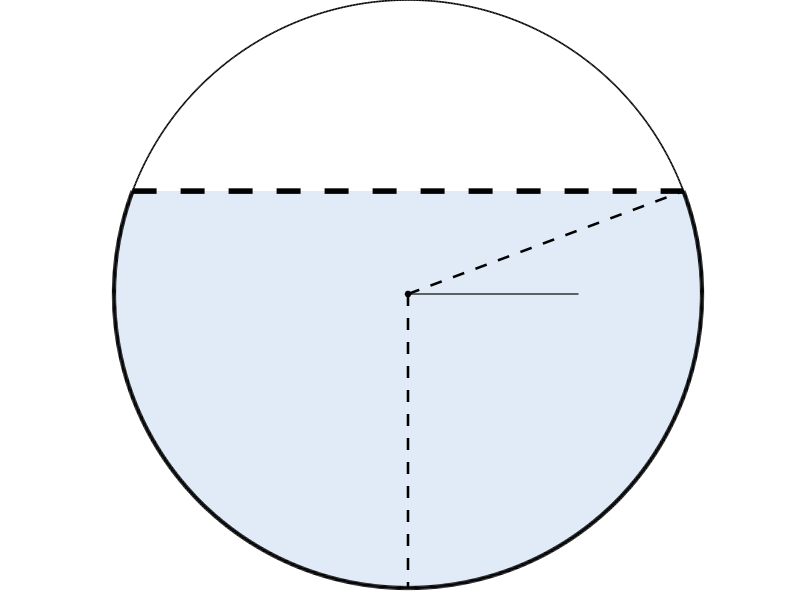

This chart was generated by the following MATLAB code: (Note: this script raises an error after producing the figure.)
%% FigS1_geometry.m
% Supporting Information Figure S1
% Circular-segment geometry and mixed boundary conditions.
%
% Geometry:
%   H = h/R_p = 1 - cos(alpha)
%
% Boundary conditions:
%   Gamma_w : U_FS = 0
%   Gamma_s : dU_FS/dn = 0
%
% Publication-ready vector/raster export.

clear; clc; close all;

%% ------------------------------------------------------------------------
%  Global graphics settings
% -------------------------------------------------------------------------
set(groot, ...
    'defaultAxesFontName','Arial', ...
    'defaultTextFontName','Arial', ...
    'defaultAxesFontSize',14, ...
    'defaultTextFontSize',14);

%% ------------------------------------------------------------------------
%  Representative geometry
% -------------------------------------------------------------------------
H     = 1.35;               % representative filling ratio
alpha = acos(1-H);          % H = 1 - cos(alpha)
Rp    = 1.0;                % plotting radius

% Free-surface elevation and intersection
yfs = -cos(alpha);
xfs =  sin(alpha);

% Complete pipe
th = linspace(0,2*pi,1200);
xc = Rp*cos(th);
yc = Rp*sin(th);

%% ------------------------------------------------------------------------
%  Wetted circular arc
%
%  Right intersection:
%       theta_R = alpha - pi/2
%
%  Left intersection:
%       theta_L = 3*pi/2 - alpha
%
%  The wetted wall is the LOWER/Major circular arc from left to right.
% -------------------------------------------------------------------------
thetaL = 3*pi/2 - alpha;
thetaR = 3*pi/2 + alpha;

thWet = linspace(thetaL,thetaR,1200);

xWet = Rp*cos(thWet);
yWet = Rp*sin(thWet);

% Wetted-region polygon:
% circular wetted wall + horizontal free-surface chord
xPoly = [xWet, xWet(1)];
yPoly = [yWet, yWet(1)];

%% ------------------------------------------------------------------------
%  Figure
% -------------------------------------------------------------------------
fig = figure( ...
    'Color','w', ...
    'Units','centimeters', ...
    'Position',[1 1 16 16.0], ...
    'Renderer','painters');

ax = axes(fig,'Position',[0.02 0.02 0.98 0.98]);
hold(ax,'on');
axis(ax,'equal');
axis(ax,'off');

%% ------------------------------------------------------------------------
%  Wetted liquid region
% -------------------------------------------------------------------------
patch(ax,xPoly,yPoly,[0.88 0.92 0.97], ...
    'EdgeColor','none', ...
    'FaceAlpha',1);

%% ------------------------------------------------------------------------
%  Pipe outline
% -------------------------------------------------------------------------
plot(ax,xc,yc,'k-', ...
    'LineWidth',1.20);

% Wetted wall: slightly stronger than remaining pipe outline
plot(ax,xWet,yWet,'k-', ...
    'LineWidth',3.05);

% Free surface
plot(ax,[-xfs xfs],[yfs yfs],'k--', ...
    'LineWidth',4.0);

%% ------------------------------------------------------------------------
%  Pipe centre
% -------------------------------------------------------------------------
plot(ax,0,0,'ko', ...
    'MarkerFaceColor','k', ...
    'MarkerSize',4.2);

%% ------------------------------------------------------------------------
%  Geometrical construction lines
% -------------------------------------------------------------------------

% Radius from centre to right free-surface intersection
plot(ax,[0 xfs],[0 yfs],'k--', ...
    'LineWidth',1.85);

% Downward vertical radius used to define alpha
plot(ax,[0 0],[0 -1],'k--', ...
    'LineWidth',1.85);

%% ------------------------------------------------------------------------
%  Coordinate axes located EXACTLY at pipe centre
% -------------------------------------------------------------------------
axisLength = 0.58;
headLength = 0.035;
headWidth  = 0.017;

% X axis
plot(ax,[0 axisLength],[0 0],'k-', ...
    'LineWidth',0.85);

drawArrowHead(ax,[axisLength 0],[1 0],headLength,headWidth);

% Y axis
plot(ax,[0 axisLength*0],[0 axisLength],'k-', ...
    'LineWidth',0.85);

drawArrowHead(ax,[0 axisLength],[0 1],headLength,headWidth);

% Coordinate labels
text(ax,axisLength+0.035,-0.015,'$X$', ...
    'Interpreter','latex', ...
    'FontSize',18, ...
    'HorizontalAlignment','left', ...
    'VerticalAlignment','middle');

text(ax,0.012,axisLength+0.035,'$Y$', ...
    'Interpreter','latex', ...
    'FontSize',18, ...
    'HorizontalAlignment','left', ...
    'VerticalAlignment','bottom');

%% ------------------------------------------------------------------------
%  Filling angle alpha
% -------------------------------------------------------------------------
rArc = 0.30;

% alpha measured from downward vertical radius
phi = linspace(-pi/2,-pi/2+alpha,300);

plot(ax,rArc*cos(phi),rArc*sin(phi),'k-', ...
    'LineWidth',1.90);

% alpha label
phiMid = -pi/2 + alpha/2;

text(ax, ...
    1.3*rArc*cos(phiMid), ...
    1.3*rArc*sin(phiMid), ...
    '$\alpha$', ...
    'Interpreter','latex', ...
    'FontSize',18, ...
    'HorizontalAlignment','center', ...
    'VerticalAlignment','middle');

%% ------------------------------------------------------------------------
%  Radius label
% -------------------------------------------------------------------------
rLabel = 0.72;

xr = rLabel*xfs;
yr = rLabel*yfs;

% Small offset normal to the radius
er = [xfs yfs];
er = er/norm(er);
en = [-er(2) er(1)];

offsetR = 0.055;

text(ax, ...
    xr + offsetR*en(1), ...
    yr + offsetR*en(2), ...
    '$R_p$', ...
    'Interpreter','latex', ...
    'FontSize',18, ...
    'HorizontalAlignment','center', ...
    'VerticalAlignment','middle');

%% ------------------------------------------------------------------------
%  Water-depth dimension h
% -------------------------------------------------------------------------
xd = -1.18;

% Extension lines
extLen = 0.055;

plot(ax,[xd-extLen xd+extLen],[-1 -1],'k-', ...
    'LineWidth',0.80);

plot(ax,[xd-extLen xd+extLen],[yfs yfs],'k-', ...
    'LineWidth',0.80);

% Dimension line
plot(ax,[xd xd],[-1 yfs],'k-', ...
    'LineWidth',0.80);

% Compact arrowheads
dimHeadL = 0.060;
dimHeadW = 0.027;

% Bottom arrow points downward to y = -1
drawArrowHead(ax,[xd -1],[0 -1],dimHeadL,dimHeadW);

% Top arrow points upward to y = yfs
drawArrowHead(ax,[xd yfs],[0 1],dimHeadL,dimHeadW);

% h label
text(ax,xd-0.075,(yfs-1)/2,'$h$', ...
    'Interpreter','latex', ...
    'FontSize',18, ...
    'HorizontalAlignment','right', ...
    'VerticalAlignment','middle');

%% ------------------------------------------------------------------------
%  Boundary labels
% -------------------------------------------------------------------------

% Free-surface boundary condition
text(ax,-0.40,yfs+0.070, ...
    '$\Gamma_s:\ \partial U_{\rm FS}/\partial n=0$', ...
    'Interpreter','latex', ...
    'FontSize',18, ...
    'HorizontalAlignment','center', ...
    'VerticalAlignment','bottom');

% Wetted-wall boundary condition
%
% Put the label close to the lower-right wall but not directly on the line.
thetaLab = -42*pi/180;

xLab = 0.60*cos(thetaLab);
yLab = 0.84*sin(thetaLab);

text(ax,xLab,yLab, ...
    '$\Gamma_w:\ U_{\rm FS}=0$', ...
    'Interpreter','latex', ...
    'FontSize',18, ...
    'HorizontalAlignment','center', ...
    'VerticalAlignment','middle', ...
    'Rotation',-43);
text(ax,-0.5,-0.8, '$\Omega$', ...
    'Interpreter','latex', ...
    'FontSize',18, ...
    'HorizontalAlignment','center', ...
    'VerticalAlignment','middle')

%% ------------------------------------------------------------------------
%  Geometry relation
% -------------------------------------------------------------------------
% text(ax,0,1.17, ...
%     '$H=h/R_p=1-\cos\alpha$', ...
%     'Interpreter','latex', ...
%     'FontSize',12, ...
%     'HorizontalAlignment','center', ...
%     'VerticalAlignment','middle');

%% ------------------------------------------------------------------------
%  Limits
% -------------------------------------------------------------------------
xlim(ax,[-1.34 1.18]);
ylim(ax,[-1.15 1.27]);

%% ------------------------------------------------------------------------
%  Export
% -------------------------------------------------------------------------
% exportgraphics(fig,'FigS1_geometry.pdf', ...
%     'ContentType','vector');

exportgraphics(fig,'FigS1_geometry.png', ...
    'Resolution',600);

fprintf('Saved FigS1_geometry.pdf and FigS1_geometry.png\n');


%% ========================================================================
%  Local function: compact publication-style arrowhead
% ========================================================================
function drawArrowHead(ax,tip,direction,L,W)

    direction = direction/norm(direction);

    % Perpendicular direction
    normal = [-direction(2), direction(1)];

    % Base centre
    base = tip - L*direction;

    % Triangle corners
    p1 = tip;
    p2 = base + W*normal;
    p3 = base - W*normal;

    patch(ax, ...
        [p1(1) p2(1) p3(1)], ...
        [p1(2) p2(2) p3(2)], ...
        'k', ...
        'EdgeColor','k');

end
